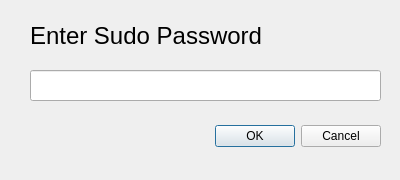
<?xml version="1.0" encoding="UTF-8"?>
<ui version="4.0">
 <class>sudoPassword</class>
 <widget class="QDialog" name="sudoPassword">
  <property name="geometry">
   <rect>
    <x>0</x>
    <y>0</y>
    <width>400</width>
    <height>180</height>
   </rect>
  </property>
  <property name="sizePolicy">
   <sizepolicy hsizetype="Fixed" vsizetype="Fixed">
    <horstretch>0</horstretch>
    <verstretch>0</verstretch>
   </sizepolicy>
  </property>
  <property name="minimumSize">
   <size>
    <width>400</width>
    <height>180</height>
   </size>
  </property>
  <property name="maximumSize">
   <size>
    <width>400</width>
    <height>180</height>
   </size>
  </property>
  <property name="windowTitle">
   <string>Sudo Password</string>
  </property>
  <widget class="QDialogButtonBox" name="buttonBox">
   <property name="geometry">
    <rect>
     <x>40</x>
     <y>120</y>
     <width>341</width>
     <height>32</height>
    </rect>
   </property>
   <property name="orientation">
    <enum>Qt::Horizontal</enum>
   </property>
   <property name="standardButtons">
    <set>QDialogButtonBox::Cancel|QDialogButtonBox::Ok</set>
   </property>
  </widget>
  <widget class="QLabel" name="label">
   <property name="geometry">
    <rect>
     <x>30</x>
     <y>10</y>
     <width>241</width>
     <height>51</height>
    </rect>
   </property>
   <property name="font">
    <font>
     <pointsize>18</pointsize>
    </font>
   </property>
   <property name="text">
    <string>Enter Sudo Password</string>
   </property>
  </widget>
  <widget class="QLineEdit" name="lineEdit">
   <property name="geometry">
    <rect>
     <x>30</x>
     <y>70</y>
     <width>351</width>
     <height>31</height>
    </rect>
   </property>
   <property name="echoMode">
    <enum>QLineEdit::Password</enum>
   </property>
  </widget>
 </widget>
 <resources/>
 <connections>
  <connection>
   <sender>buttonBox</sender>
   <signal>accepted()</signal>
   <receiver>sudoPassword</receiver>
   <slot>accept()</slot>
   <hints>
    <hint type="sourcelabel">
     <x>248</x>
     <y>254</y>
    </hint>
    <hint type="destinationlabel">
     <x>157</x>
     <y>274</y>
    </hint>
   </hints>
  </connection>
  <connection>
   <sender>buttonBox</sender>
   <signal>rejected()</signal>
   <receiver>sudoPassword</receiver>
   <slot>reject()</slot>
   <hints>
    <hint type="sourcelabel">
     <x>316</x>
     <y>260</y>
    </hint>
    <hint type="destinationlabel">
     <x>286</x>
     <y>274</y>
    </hint>
   </hints>
  </connection>
 </connections>
</ui>
